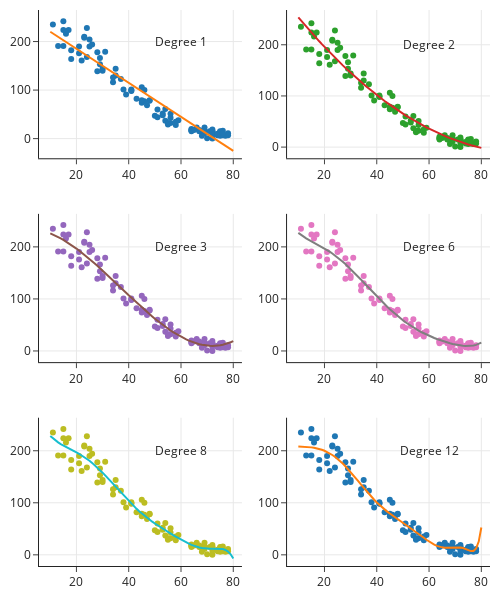

Source (notebook cell):
### Markdown cell above
We can also visualize the different polynomial fits in separate facets.

### Code cell
ys = [make_ys(mod = mods[j], deg = degrees[j], xs = xs)
      for j in range(6)]

fig = make_subplots(rows=3, cols=2)

fig.add_trace(
    go.Scatter(x=X['temp'], y=y,
              mode="markers"),
    row=1, col=1)

fig.add_trace(
    go.Scatter(x=xs, y=ys[0]), 
    row=1, col=1)

fig.add_annotation(x=60, y=200,
            text="Degree 1", showarrow=False,
            row=1, col=1)

fig.add_trace(
    go.Scatter(x=X['temp'], y=y,
              mode="markers"),
    row=1, col=2)

fig.add_trace(
    go.Scatter(x=xs, y=ys[1]), 
    row=1, col=2)

fig.add_annotation(x=60, y=200,
            text="Degree 2", showarrow=False,
            row=1, col=2)

fig.add_trace(
    go.Scatter(x=X['temp'], y=y,
              mode="markers"),
    row=2, col=1)

fig.add_trace(
    go.Scatter(x=xs, y=ys[2]), 
    row=2, col=1)

fig.add_annotation(x=60, y=200,
            text="Degree 3", showarrow=False,
            row=2, col=1)

fig.add_trace(
    go.Scatter(x=X['temp'], y=y,
              mode="markers"),
    row=2, col=2)

fig.add_trace(
    go.Scatter(x=xs, y=ys[3]), 
    row=2, col=2)

fig.add_annotation(x=60, y=200,
            text="Degree 6", showarrow=False,
            row=2, col=2)

fig.add_trace(
    go.Scatter(x=X['temp'], y=y,
              mode="markers"),
    row=3, col=1)

fig.add_trace(
    go.Scatter(x=xs, y=ys[4]), 
    row=3, col=1)

fig.add_annotation(x=60, y=200,
            text="Degree 8", showarrow=False,
            row=3, col=1)

fig.add_trace(
    go.Scatter(x=X['temp'], y=y,
              mode="markers"),
    row=3, col=2)

fig.add_trace(
    go.Scatter(x=xs, y=ys[5]), 
    row=3, col=2)

fig.add_annotation(x=60, y=200,
            text="Degree 12", showarrow=False,
            row=3, col=2)


fig.update_layout(height=600, width=500, showlegend=False)
fig.show()
